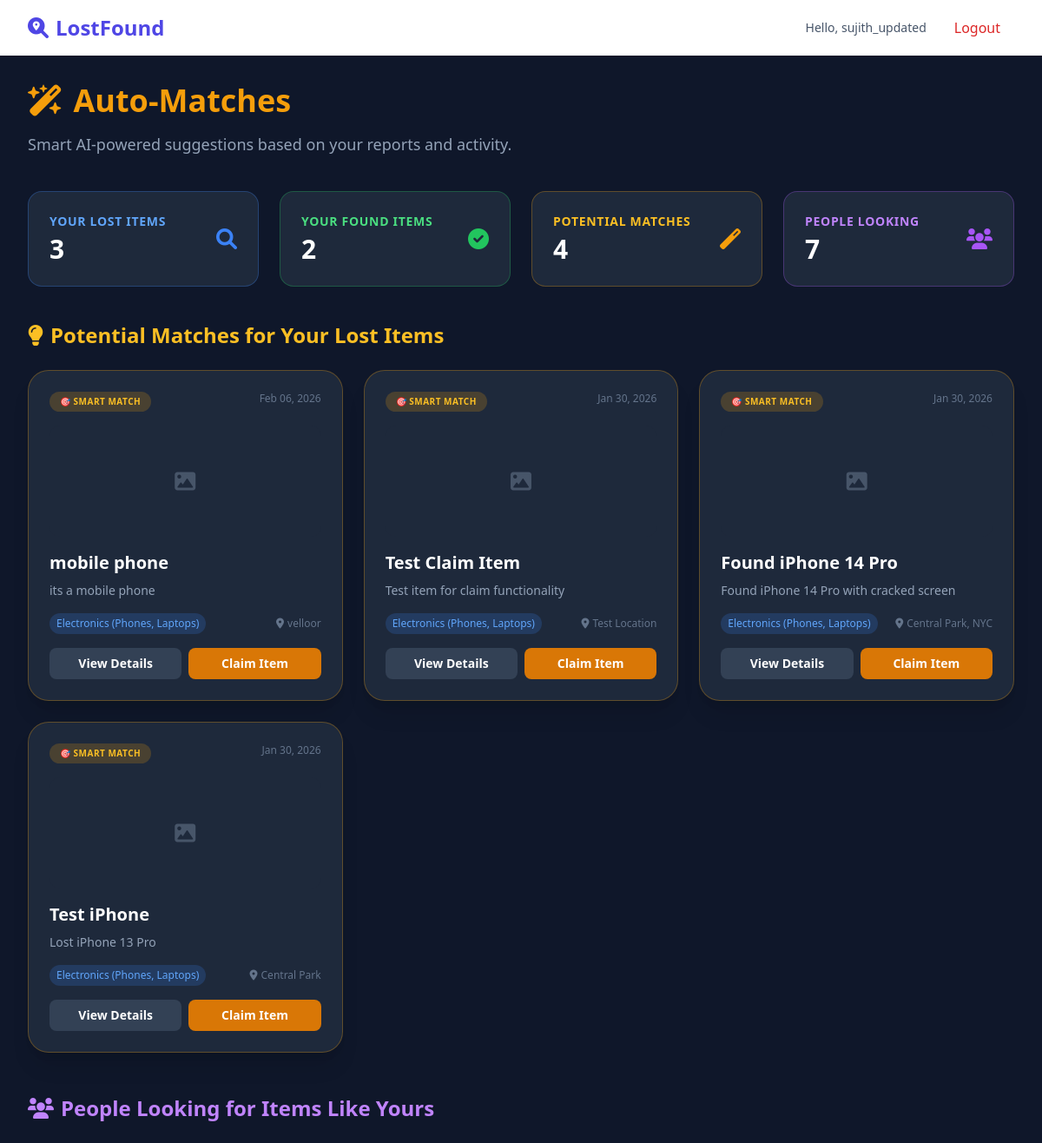
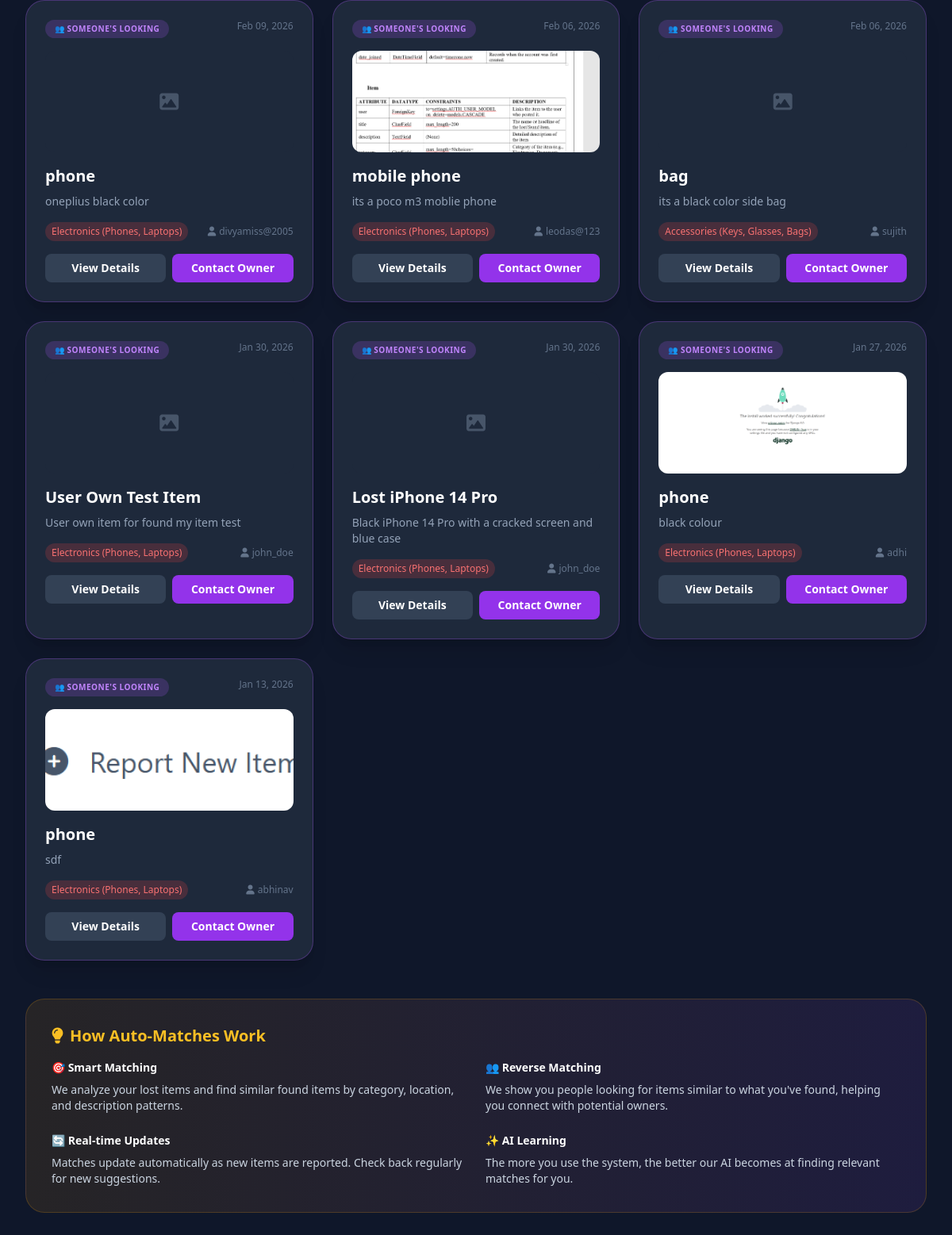
/items/auto-matches/ (signed in), run on the app's committed database (2 pictures, top to bottom).
### accounts/models.py (models this page shows, shortened)
class CustomUser(AbstractUser):
    USER_TYPE_CHOICES = [
        ('normal', 'Normal User'),
        ('admin', 'Administrator'),
    ]
    ACCOUNT_STATUS_CHOICES = [
        ('active', 'Active'),
        ('suspended', 'Suspended'),
        ('banned', 'Banned'),
    ]
    phone_number = models.CharField(max_length=15, blank=True, null=True)
    user_type = models.CharField(max_length=10, choices=USER_TYPE_CHOICES, default='normal')
    account_status = models.CharField(max_length=10, choices=ACCOUNT_STATUS_CHOICES, default='active')
    suspension_reason = models.TextField(blank=True, null=True)
    suspended_by = models.ForeignKey('self', on_delete=models.SET_NULL, null=True, blank=True, related_name='suspended_users')
    suspension_date = models.DateTimeField(null=True, blank=True)
    last_login_attempt = models.DateTimeField(null=True, blank=True)

### items/models.py (models this page shows, shortened)
class Item(models.Model):
    CATEGORY_CHOICES = [
        ('electronics', 'Electronics (Phones, Laptops)'),
        ('documents', 'Documents (ID, Passport, Wallet)'),
        ('pets', 'Pets & Animals'),
        ('accessories', 'Accessories (Keys, Glasses, Bags)'),
        ('others', 'Others'),
    ]
    STATUS_CHOICES = [
        ('LOST', 'Lost'),
        ('FOUND', 'Found'),
    ]
    user = models.ForeignKey(settings.AUTH_USER_MODEL, on_delete=models.CASCADE)
    title = models.CharField(max_length=200)
    description = models.TextField()
    category = models.CharField(max_length=50, choices=CATEGORY_CHOICES)
    status = models.CharField(max_length=5, choices=STATUS_CHOICES)
    location = models.CharField(max_length=255)
    image = models.ImageField(upload_to='item_images/', blank=True, null=True)
    created_at = models.DateTimeField(auto_now_add=True)

### items/views.py (the view)
# urls.py: path('auto-matches/', views.auto_matches, name='auto_matches'),
@login_required
def auto_matches(request):
    user_lost = Item.objects.filter(user=request.user, status='LOST')
    lost_categories = user_lost.values_list('category', flat=True).distinct()
    potential_matches = Item.objects.filter(
        status='FOUND',
        category__in=lost_categories
    ).exclude(user=request.user).order_by('-created_at')
    user_found = Item.objects.filter(user=request.user, status='FOUND')
    found_categories = user_found.values_list('category', flat=True).distinct()
    reverse_matches = Item.objects.filter(
        status='LOST',
        category__in=found_categories
    ).exclude(user=request.user).order_by('-created_at')
    total_lost = user_lost.count()
    total_found = user_found.count()
    matches_count = potential_matches.count()
    reverse_matches_count = reverse_matches.count()
    context = {
        'user_lost_items': user_lost,
        'user_found_items': user_found,
        'potential_matches': potential_matches,
        'reverse_matches': reverse_matches,
        'total_lost': total_lost,
        'total_found': total_found,
        'matches_count': matches_count,
        'reverse_matches_count': reverse_matches_count,
        'lost_categories': list(lost_categories),
        'found_categories': list(found_categories),
    }
    return render(request, 'items/auto_matches.html', context)

### items/templates/items/auto_matches.html (shortened to what this page needs)
{% extends 'base.html' %}
{% block content %}
<div class="min-h-screen bg-[#0f172a] p-8 text-white">
    <div class="mb-10">
        <h1 class="text-4xl font-bold text-amber-500 flex items-center gap-3 mb-4">
            <i class="fa-solid fa-wand-magic-sparkles"></i> Auto-Matches
        </h1>
        <p class="text-slate-400 text-lg">Smart AI-powered suggestions based on your reports and activity.</p>
    </div>
    <div class="grid grid-cols-1 md:grid-cols-4 gap-6 mb-10">
        <div class="bg-[#1e293b] p-6 rounded-2xl border border-blue-500/30">
            <div class="flex items-center justify-between">
                <div>
                    <p class="text-blue-400 text-sm font-semibold uppercase tracking-wider">Your Lost Items</p>
                    <p class="text-3xl font-bold text-white mt-1">{{ total_lost }}</p>
                </div>
                <i class="fa-solid fa-search text-blue-500 text-2xl"></i>
            </div>
        </div>
        <div class="bg-[#1e293b] p-6 rounded-2xl border border-green-500/30">
            <div class="flex items-center justify-between">
                <div>
                    <p class="text-green-400 text-sm font-semibold uppercase tracking-wider">Your Found Items</p>
                    <p class="text-3xl font-bold text-white mt-1">{{ total_found }}</p>
                </div>
                <i class="fa-solid fa-check-circle text-green-500 text-2xl"></i>
            </div>
        </div>
        <div class="bg-[#1e293b] p-6 rounded-2xl border border-amber-500/30">
            <div class="flex items-center justify-between">
                <div>
                    <p class="text-amber-400 text-sm font-semibold uppercase tracking-wider">Potential Matches</p>
                    <p class="text-3xl font-bold text-white mt-1">{{ matches_count }}</p>
                </div>
                <i class="fa-solid fa-magic text-amber-500 text-2xl"></i>
            </div>
        </div>
        <div class="bg-[#1e293b] p-6 rounded-2xl border border-purple-500/30">
            <div class="flex items-center justify-between">
                <div>
                    <p class="text-purple-400 text-sm font-semibold uppercase tracking-wider">People Looking</p>
                    <p class="text-3xl font-bold text-white mt-1">{{ reverse_matches_count }}</p>
                </div>
                <i class="fa-solid fa-users text-purple-500 text-2xl"></i>
            </div>
        </div>
    </div>
    {% if potential_matches %}
    <div class="mb-12">
        <h2 class="text-2xl font-bold text-amber-400 mb-6 flex items-center gap-2">
            <i class="fa-solid fa-lightbulb"></i>
            Potential Matches for Your Lost Items
        </h2>
        <div class="grid grid-cols-1 md:grid-cols-2 lg:grid-cols-3 gap-6">
            {% for item in potential_matches %}
                <div class="bg-[#1e293b] p-6 rounded-3xl border border-amber-500/30 shadow-xl transition-all hover:scale-[1.02] hover:border-amber-400/50">
                    <div class="flex justify-between items-start mb-4">
                        <span class="bg-amber-500/20 text-amber-400 text-[10px] font-black px-3 py-1 rounded-full uppercase tracking-wider">
                            🎯 Smart Match
                        </span>
                        <span class="text-slate-500 text-xs">{{ item.created_at|date:"M d, Y" }}</span>
                    </div>
                    {% if item.image %}
                        <img src="{{ item.image.url }}" alt="{{ item.title }}" class="w-full h-32 object-cover rounded-xl mb-4">
                    {% else %}
                        <div class="w-full h-32 bg-slate-800 rounded-xl mb-4 flex items-center justify-center">
                            <i class="fa-solid fa-image text-slate-600 text-2xl"></i>
                        </div>
                    {% endif %}
                    <h3 class="text-xl font-black text-white mb-2">{{ item.title }}</h3>
                    <p class="text-slate-400 text-sm mb-4">{{ item.description|truncatechars:100 }}</p>
                    <div class="flex items-center justify-between mb-4">
                        <span class="bg-blue-500/20 text-blue-400 text-xs px-2 py-1 rounded-full">
                            {{ item.get_category_display }}
                        </span>
                        <span class="text-slate-500 text-xs">
                            <i class="fa-solid fa-map-marker-alt mr-1"></i>{{ item.location }}
                        </span>
                    </div>
                    <div class="flex gap-2">
                        <a href="{% url 'item_detail' item.pk %}" class="flex-1 text-center bg-slate-700 hover:bg-slate-600 py-2 rounded-lg font-semibold transition text-sm">
                            View Details
                        </a>
                        <a href="{% url 'submit_claim_form' item.pk %}" class="flex-1 text-center bg-amber-600 hover:bg-amber-700 py-2 rounded-lg font-semibold transition text-sm">
                            Claim Item
                        </a>
                    </div>
                </div>
            {% endfor %}
        </div>
    </div>
    {% endif %}
    {% if reverse_matches %}
    <div class="mb-12">
        <h2 class="text-2xl font-bold text-purple-400 mb-6 flex items-center gap-2">
            <i class="fa-solid fa-users"></i>
            People Looking for Items Like Yours
        </h2>
        <div class="grid grid-cols-1 md:grid-cols-2 lg:grid-cols-3 gap-6">
            {% for item in reverse_matches %}
                <div class="bg-[#1e293b] p-6 rounded-3xl border border-purple-500/30 shadow-xl transition-all hover:scale-[1.02] hover:border-purple-400/50">
                    <div class="flex justify-between items-start mb-4">
                        <span class="bg-purple-500/20 text-purple-400 text-[10px] font-black px-3 py-1 rounded-full uppercase tracking-wider">
                            👥 Someone's Looking
                        </span>
                        <span class="text-slate-500 text-xs">{{ item.created_at|date:"M d, Y" }}</span>
                    </div>
                    {% if item.image %}
                        <img src="{{ item.image.url }}" alt="{{ item.title }}" class="w-full h-32 object-cover rounded-xl mb-4">
                    {% else %}
                        <div class="w-full h-32 bg-slate-800 rounded-xl mb-4 flex items-center justify-center">
                            <i class="fa-solid fa-image text-slate-600 text-2xl"></i>
                        </div>
                    {% endif %}
                    <h3 class="text-xl font-black text-white mb-2">{{ item.title }}</h3>
                    <p class="text-slate-400 text-sm mb-4">{{ item.description|truncatechars:100 }}</p>
                    <div class="flex items-center justify-between mb-4">
                        <span class="bg-red-500/20 text-red-400 text-xs px-2 py-1 rounded-full">
                            {{ item.get_category_display }}
                        </span>
                        <span class="text-slate-500 text-xs">
                            <i class="fa-solid fa-user mr-1"></i>{{ item.user.username }}
                        </span>
                    </div>
                    <div class="flex gap-2">
                        <a href="{% url 'item_detail' item.pk %}" class="flex-1 text-center bg-slate-700 hover:bg-slate-600 py-2 rounded-lg font-semibold transition text-sm">
                            View Details
                        </a>
                        <a href="{% url 'start_conversation' item.user.id %}" class="flex-1 text-center bg-purple-600 hover:bg-purple-700 py-2 rounded-lg font-semibold transition text-sm">
                            Contact Owner
                        </a>
                    </div>
                </div>
            {% endfor %}
        </div>
    </div>
    {% endif %}
    <div class="mt-12 bg-gradient-to-r from-amber-500/10 to-purple-500/10 p-8 rounded-3xl border border-amber-500/20">
        <h3 class="text-xl font-bold text-amber-400 mb-4 flex items-center gap-2">
            <i class="fa-solid fa-lightbulb"></i>
            How Auto-Matches Work
        </h3>
        <div class="grid grid-cols-1 md:grid-cols-2 gap-6 text-sm text-slate-300">
            <div>
                <h4 class="font-semibold text-white mb-2">🎯 Smart Matching</h4>
                <p>We analyze your lost items and find similar found items by category, location, and description patterns.</p>
            </div>
            <div>
                <h4 class="font-semibold text-white mb-2">👥 Reverse Matching</h4>
                <p>We show you people looking for items similar to what you've found, helping you connect with potential owners.</p>
            </div>
            <div>
                <h4 class="font-semibold text-white mb-2">🔄 Real-time Updates</h4>
                <p>Matches update automatically as new items are reported. Check back regularly for new suggestions.</p>
            </div>
            <div>
                <h4 class="font-semibold text-white mb-2">✨ AI Learning</h4>
                <p>The more you use the system, the better our AI becomes at finding relevant matches for you.</p>
            </div>
        </div>
    </div>
</div>
{% endblock %}

### items/templates/base.html (shortened to what this page needs)
<!DOCTYPE html>
<html lang="en">
<head>
    <script src="https://cdn.tailwindcss.com"></script>
    <link href="https://cdnjs.cloudflare.com/ajax/libs/font-awesome/6.0.0/css/all.min.css" rel="stylesheet">
</head>
<body class="bg-slate-50 font-sans">
    <nav class="bg-white shadow-sm sticky top-0 z-50">
    <div class="max-w-7xl mx-auto px-4 sm:px-6 lg:px-8">
        <div class="flex justify-between h-16 items-center">
            <div class="flex items-center">
                <a href="{% if user.is_authenticated %}{% url 'dashboard' %}{% else %}/{% endif %}" class="text-2xl font-bold text-indigo-600">
                    <i class="fa-solid fa-magnifying-glass-location mr-2"></i>LostFound
                </a>
            </div>
            <div class="flex items-center space-x-4">
                {% if user.is_authenticated %}
                    <span class="text-slate-600 text-sm hidden md:block">Hello, {{ user.username }}</span>
                    <form action="{% url 'logout' %}" method="post" class="inline">
                        <button type="submit" class="px-4 py-2 text-red-600 font-medium hover:bg-red-50 rounded-lg transition">Logout</button>
                    </form>
                {% else %}
                    <a href="{% url 'login' %}" class="px-4 py-2 text-indigo-600 font-medium hover:bg-indigo-50 rounded-lg transition">Login</a>
                    <a href="{% url 'signup' %}" class="px-4 py-2 bg-indigo-600 text-white font-medium rounded-lg hover:bg-indigo-700 shadow-md transition">Sign Up</a>
                {% endif %}
            </div>
        </div>
    </div>
</nav>
    {% block content %}
    {% endblock %}
</body>
</html>

### data on the page
CustomUser: username "sujith_updated"
Item: created_at "Feb 06, 2026", title "mobile phone", description "its a mobile phone", category "Electronics (Phones, Laptops)", location "velloor"
Item: created_at "Jan 30, 2026", title "Test Claim Item", description "Test item for claim functionality", category "Electronics (Phones, Laptops)", location "Test Location"
Item: created_at "Jan 30, 2026", title "Found iPhone 14 Pro", description "Found iPhone 14 Pro with cracked screen", category "Electronics (Phones, Laptops)", location "Central Park, NYC"
Item: created_at "Jan 30, 2026", title "Test iPhone", description "Lost iPhone 13 Pro", category "Electronics (Phones, Laptops)", location "Central Park"
Item: created_at "Feb 09, 2026", title "phone", description "oneplius black color", category "Electronics (Phones, Laptops)", user.username "divyamiss@2005"
Item: created_at "Feb 06, 2026", image (picture), title "mobile phone", description "its a poco m3 moblie phone", category "Electronics (Phones, Laptops)", user.username "leodas@123"
Item: created_at "Feb 06, 2026", title "bag", description "its a black color side bag", category "Accessories (Keys, Glasses, Bags)", user.username "sujith"
Item: created_at "Jan 30, 2026", title "User Own Test Item", description "User own item for found my item test", category "Electronics (Phones, Laptops)", user.username "john_doe"
Item: created_at "Jan 30, 2026", title "Lost iPhone 14 Pro", description "Black iPhone 14 Pro with a cracked screen and blue case", category "Electronics (Phones, Laptops)", user.username "john_doe"
Item: created_at "Jan 27, 2026", image (picture), title "phone", description "black colour", category "Electronics (Phones, Laptops)", user.username "adhi"
Item: created_at "Jan 13, 2026", image (picture), title "phone", description "sdf", category "Electronics (Phones, Laptops)", user.username "abhinav"

### other printed values
{{ total_lost }} "3"
{{ total_found }} "2"
{{ matches_count }} "4"
{{ reverse_matches_count }} "7"
